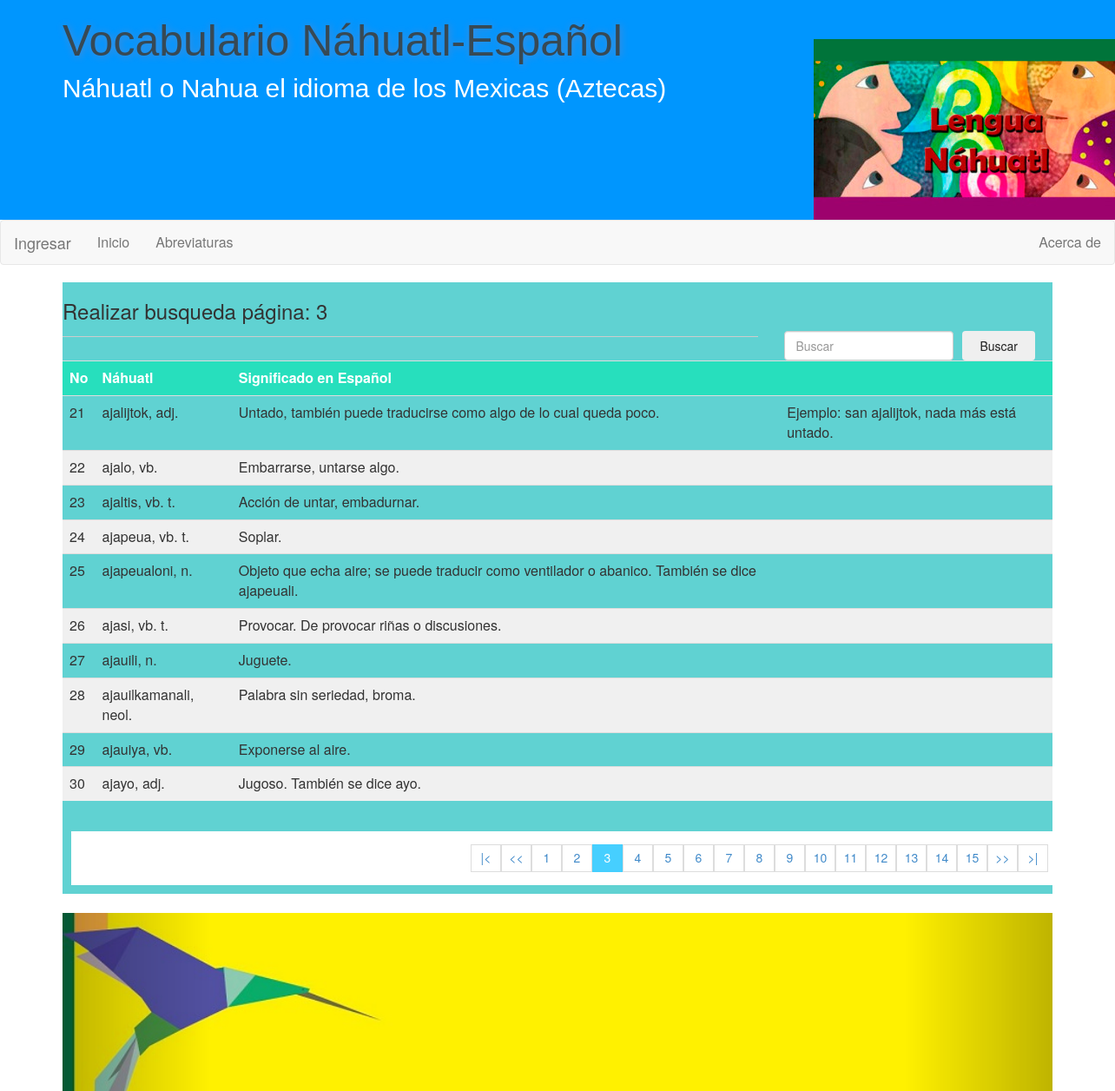
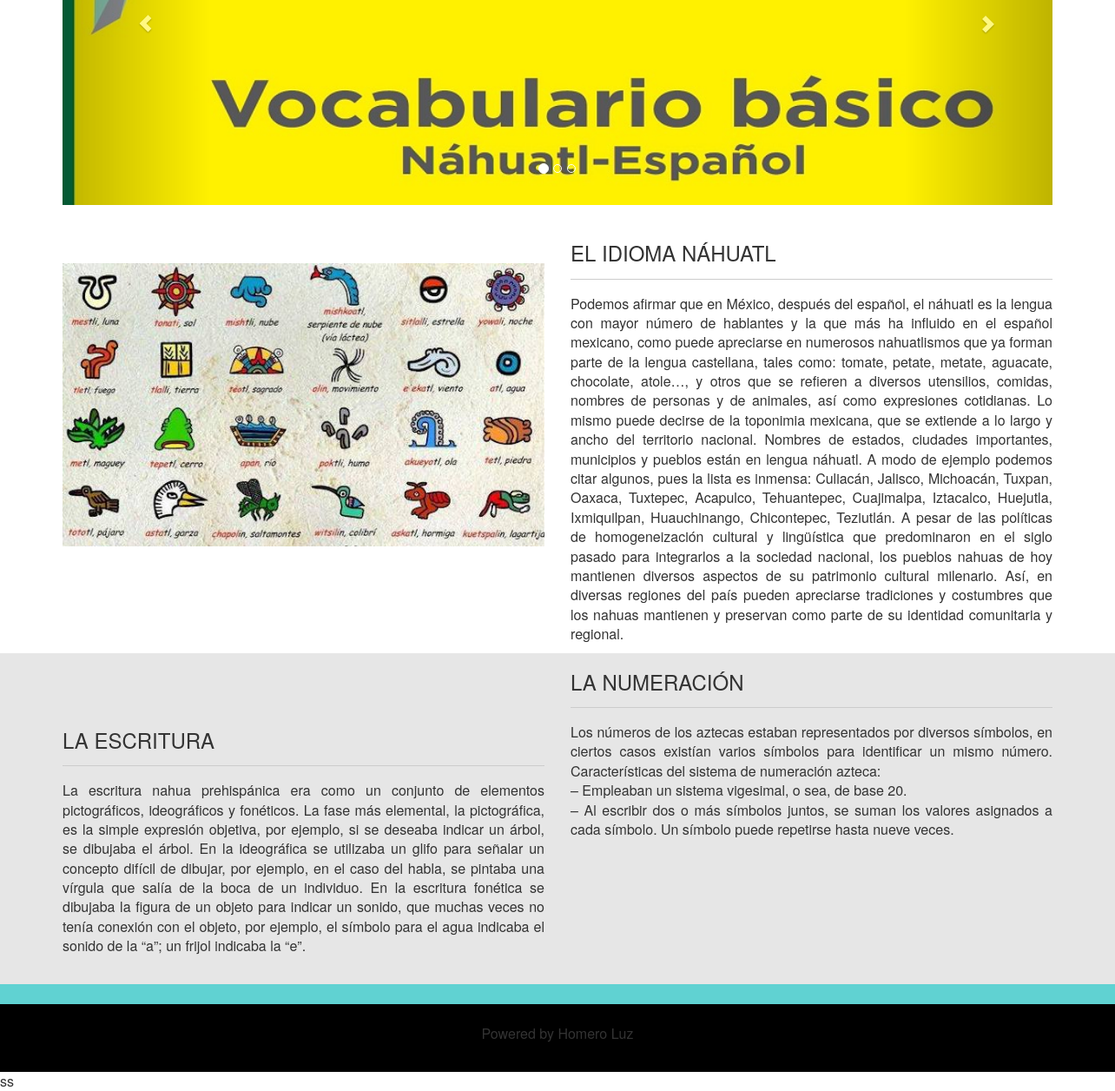
The app's page /index.php?pageNumber=3 with its own data (2 pictures, top to bottom).
### tables this page shows
CREATE TABLE `wordinformation` (
  `idWordInformation` int(10) NOT NULL,
  `vocabularyWord` varchar(100) NOT NULL,
  `wordAbbreviation` varchar(50) DEFAULT NULL,
  `meaningSpanish` blob DEFAULT NULL,
  `usageExample` blob DEFAULT NULL,
  `registrationDate` timestamp NOT NULL DEFAULT current_timestamp() ON UPDATE current_timestamp()
);

### index.php (the view, shortened to what this page needs)
<?php
    include('config/config.php');
?>
<!DOCTYPE html>
<html class="no-js">
    <head>
        <link rel="stylesheet" href="css/bootstrap.css">
        <link rel="stylesheet" href="css/main.css">
    </head>
    <body>
        <header>
            <div class="container">
                <div class="row">
                    <div class="col-xs-12 col-sm-6 col-md-8 col-lg-8">
                        <h1 class="textoH1 tamtex1">Vocabulario Náhuatl-Español</h1>
                        <h5 class="texto tamtex2">Náhuatl o Nahua el idioma de los Mexicas (Aztecas)</h5>
                    </div>
                    <div class="hidden-xs col-sm-6 col-md-4 col-lg-4 centrar">
                        <a href="#"><img src="img/port3.jpg" alt=""></a>
                    </div>
                </div>
            </div>
        </header>
        <?php
            if(isset($_SESSION['loggedin']) && $_SESSION['loggedin'] == true){
        ?>
            <nav class="navbar navbar-default">
                <div class="navbar-header">
                    <button type="button" class="navbar-toggle" data-toggle="collapse" data-target=".navbar-ex1-collapse">
                        <span class="sr-only">Cambiar Navegacion</span>
                        <span class="icon-bar"></span>
                        <span class="icon-bar"></span>
                        <span class="icon-bar"></span>
                    </button>
                </div>
                <div class="collapse navbar-collapse navbar-ex1-collapse">
                    <?php
                        if($_SESSION['type'] == 0){
                    ?>
                        <ul class="nav navbar-nav">
                            <li><a href="index.php">Inicio</a></li>
                            <li><a href="views/abbreviations.php">Abreviaturas</a></li>
                            <li><a href="views/wordInformationRegister.php">Registrar nueva palabra</a></li>
                        </ul>
                        <ul class="nav navbar-nav navbar-right">
                            <li><a href="controller/logout.php">Cerrar sesión</a></li>
                        </ul>
                    <?php
                        } else if($_SESSION['type'] == 1){
                    ?>
                        <ul class="nav navbar-nav">
                        </ul>
                        <ul class="nav navbar-nav navbar-right">
                            <li><a href="controller/logout.php">Cerrar sesión</a></li>
                        </ul>
                    <?php
                        }
                    ?>
                </div>
            </nav>
        <?php
            } else {
        ?>
            <nav class="navbar navbar-default">
                <div class="navbar-header">
                    <a href="views/login.php" class="navbar-brand">Ingresar</a>
                </div>
                <div class="collapse navbar-collapse navbar-ex1-collapse">
                    <ul class="nav navbar-nav">
                        <li><a href="index.php">Inicio</a></li>
                        <li><a href="views/abbreviations.php">Abreviaturas</a></li>
                    </ul>
                    <ul class="nav navbar-nav navbar-right">
                        <li><a href="#">Acerca de</a></li>
                    </ul>
                </div>
            </nav>
        <?php
            }
        ?>
        <div class="container">
            <section class="color2">
                <div class="row">
                    <div class="col-xs-12 col-sm-12 col-md-12 col-lg-12">
                        <?php
                            $sqlIndexPaginator = "SELECT Count(*) as total_index FROM wordinformation";
                            $countPaginator = $conexion->query($sqlIndexPaginator);
                            $resultPaginator = mysqli_fetch_array($countPaginator);
                            $totalRegister = $resultPaginator['total_index'];
                            $itemsPerPage = 10;
                            if (empty($_GET['pageNumber'])) {
                                $pageNumber = 1;
                            } else{
                                $pageNumber = $_GET['pageNumber'];
                            }
                            $since = ($pageNumber - 1) * $itemsPerPage;
                            $totalPages = ceil($totalRegister / $itemsPerPage);
                            $wordInformationList = "SELECT idWordInformation, vocabularyWord, wordAbbreviation, meaningSpanish, usageExample, registrationDate FROM wordinformation
                                ORDER BY vocabularyWord ASC
                                LIMIT $since, $itemsPerPage";
                            $result = $conexion->query($wordInformationList);
                        ?>
                        <h3>Realizar busqueda página: <?php echo $pageNumber; ?></h3>
                        <form action="controller/c_searchWord.php" method="get" class="form_search">
                            <input type="text" name="searchFilter" id="searchFilter" placeholder="Buscar" class="form-control">
                            <input type="submit" value="Buscar" class="btn btn_primary btn_search"
                            >
                        </form>
                        <hr>
                        <div class="table-responsive">
                            <table class="table">
                                <tr>
                                    <th>No</th>
                                    <th>Náhuatl</th>
                                    <th>Significado en Español</th>
                                    <th></th>
                                </tr>
                                <?php
                                    $count = $result->num_rows;
                                    if($count > 0){
                                        $i = ($pageNumber * $itemsPerPage + 1) - ($itemsPerPage);
                                        while ($row = $result->fetch_array()) {
                                        ?>
                                            <tr>
                                                <td><?php echo $i ?></td>
                                                <td><?php echo $row['vocabularyWord']?>, <?php echo $row['wordAbbreviation']?></td>
                                                <td><?php echo $row['meaningSpanish']?></td>
                                                <td><?php echo $row['usageExample']?></td>
                                            </tr>
                                        <?php
                                        $i++;
                                        }
                                    }
                                ?>
                            </table>
                        </div>
                        <div class="paginator">
                            <ul class="col-md-12 col-sm-6 col-xs-12">
                                <?php
                                    if ($pageNumber != 1) {
                                ?>
                                <li><a href="index.php?pageNumber=1">|<</a></li>
                                <li><a href="index.php?pageNumber=<?php echo $pageNumber - 1; ?>"><<</a></li>
                                <?php
                                    }
                                    for ($i=1; $i <= $totalPages; $i++) {
                                        if ($i == $pageNumber) {
                                            echo '<li class="pageSelected">'.$i.'</li>';
                                        } else{
                                            echo '<li><a href="index.php?pageNumber='.$i.'">'.$i.'</a></li>';
                                        }
                                    }
                                    if ($pageNumber != $totalPages) {
                                ?>
                                <li><a href="index.php?pageNumber=<?php echo $pageNumber + 1;?>">>></a></li>
                                <li><a href="index.php?pageNumber=<?php echo $totalPages; ?>">>|</a></li>
                                <?php } ?>
                            </ul>
                        </div>
                    </div>
                </div>
            </section><br/>
            <section id="miSlide" class="carousel slide">
                <ol class="carousel-indicators">
                    <li data-target="#miSlide" data-slide-to="0" class="active"></li>
                    <li data-target="#miSlide" data-slide-to="1"></li>
                    <li data-target="#miSlide" data-slide-to="2"></li>
                </ol>
                <div class="carousel-inner">
                    <div class="item active">
                        <img src="img/banner1.jpg" class="adaptar">
                    </div>
                </div>
                <a href="#miSlide" class="left carousel-control" data-slide="prev"><span class="glyphicon glyphicon-chevron-left"></span></a>
                <a href="#miSlide" class="right carousel-control" data-slide="next"><span class="glyphicon glyphicon-chevron-right"></span></a>
            </section><br>
            <section>
                <div class="row">
                    <div class="hidden-xs col-sm-6 col-md-6 col-lg-6">
                        <br><br><img src="img/centerImg.jpg" class="img-responsive">
                    </div>
                    <div class="col-xs-12 col-sm-6 col-md-6 col-lg-6">
                        <h3>EL IDIOMA NÁHUATL</h3><hr>
                        <p align="justify">Podemos afirmar que en México, después del español, el náhuatl es la lengua con mayor número de hablantes y la que más ha influido en el español mexicano, como puede apreciarse en numerosos nahuatlismos que ya forman parte de la lengua castellana, tales como: tomate, petate, metate, aguacate, chocolate, atole…, y otros que se refieren a diversos utensilios, comidas, nombres de personas y de animales, así como expresiones cotidianas.
                        Lo mismo puede decirse de la toponimia mexicana, que se extiende a lo largo y ancho del territorio nacional. Nombres de estados, ciudades importantes, municipios y pueblos están en lengua náhuatl. A modo de ejemplo podemos citar algunos, pues la lista es inmensa: Culiacán, Jalisco, Michoacán, Tuxpan, Oaxaca, Tuxtepec, Acapulco, Tehuantepec, Cuajimalpa, Iztacalco, Huejutla, Ixmiquilpan, Huauchinango, Chicontepec, Teziutlán.
                        A pesar de las políticas de homogeneización cultural y lingüística que predominaron en el siglo pasado para integrarlos a la sociedad nacional, los pueblos nahuas de hoy mantienen diversos aspectos de su patrimonio cultural milenario. Así, en diversas regiones del país pueden apreciarse tradiciones y costumbres que los nahuas mantienen y preservan como parte de su identidad comunitaria y regional.<br></p>
                    </div>
                </div>
            </section>
        </div>
        <section class="color1">
            <div class="container">
                <div class="row">
                    <div class="col-xs-12 col-sm-12 col-md-6 col-lg-6"><br><br><br>
                        <h3>LA ESCRITURA</h3><hr>
                        <p align="justify">La escritura nahua prehispánica era como un conjunto de elementos pictográficos, ideográficos y fonéticos. La fase más elemental, la pictográfica, es la simple expresión objetiva, por ejemplo, si se deseaba indicar un árbol, se dibujaba el árbol. En la ideográfica se utilizaba un glifo para señalar un concepto difícil de dibujar, por ejemplo, en el caso del habla, se pintaba una vírgula que salía de la boca de un individuo. En la escritura fonética se dibujaba la figura de un objeto para indicar un sonido, que muchas veces no tenía conexión con el objeto, por ejemplo, el símbolo para el agua indicaba el sonido de la “a”; un frijol indicaba la “e”.<br></p>
                    </div>
                    <div class="col-xs-12 col-sm-12 col-md-6 col-lg-6">
                         <h3>LA NUMERACIÓN</h3><hr>
                        <p align="justify">Los números de los aztecas estaban representados por diversos símbolos, en ciertos casos existían varios símbolos para identificar un mismo número.
                        Características del sistema de numeración azteca:<br/>
                        – Empleaban un sistema vigesimal, o sea, de base 20.<br/>
                        – Al escribir dos o más símbolos juntos, se suman los valores asignados a cada símbolo. Un símbolo puede repetirse hasta nueve veces.<br></p>
                    </div>
                </div>
            </div><br>
        </section>
        <section class="color2">
            <div class="container">
                <div class="row">
                    <div class="col-xs-6 col-sm-6 col-md-3 col-lg-3">
                    </div>
                </div>
            </div><br>
        </section>
        <footer class="color4">
            <center>
                <div class="container"><br>
                    <p>Powered by Homero Luz</p>
                </div>
            </center>
        </footer>
    </body>
</html>

### css/main.css (style rules this page uses)
html, button, input, select, textarea { color: #222; }
body { font-size: 16px; line-height: 1.4; }
hr { display: block; height: 1px; border: 0; border-top: 1px solid #ccc; margin: 1em 0; padding: 0; }
img { vertical-align: middle; }
header { background-color: #0096fe; }
.texto { color: white; font-family: Arial, Helvetica, sans-serif; }
.tamtex1 { font-size: 50px; }
.tamtex2 { font-size: 30px; }
.centrar { padding-top: 45px; padding-left: 100px; }
.adaptar { width: 100%; }
.color1 { background-color:#e6e6e6 ; }
.color2 { background-color: #60D2D2; }
.color4 { background-color: black; }
.paginator ul { padding: 15px; list-style: none; background: #FFFF; margin-top: 15px; display: -webkit-flex; display: -moz-flex; display: -ms-flex; display: -o-flex; display: flex; justify-content: flex-end; margin-left: 10px }
.paginator a { color: #428BCA; border: 1px solid #ddd; padding: 5px; display: inline-block; font-size: 14px; text-align: center; width: 35px; }
.pageSelected { color: #FFFF; background: #46CFFF; border: 1px solid #46CFFF; padding: 5px; display: inline-block; font-size: 14px; text-align: center; width: 35px; }
.form_search { display: -webkit-flex; display: -moz-flex; display: -ms-flex; display: -o-flex; display: flex; float: right; background: initial; padding: 10px; border-radius: 10px; }
.form_search, .btn_search { background: #1FAAC8 color: #FFFFFF; padding: 0 20px; border: 0; cursor: pointer; margin-left: 10px; }
.textoH1 { font: oblique bold cursive; font-family: Arial; color: #374954; text-shadow: 1px 1px 9px #508AD3; }
table th { text-align: left; padding: 10px; background: #27DFBD; color: white; }
table tr:nth-child(odd) { background: #F0F0F0; }
table td { padding: 10px; }

### records on screen
wordinformation: vocabularyWord "ajalijtok", wordAbbreviation "adj.", meaningSpanish "Untado, también puede traducirse como algo de lo cual queda poco.", usageExample "Ejemplo: san ajalijtok, nada más está untado."
wordinformation: vocabularyWord "ajalo", wordAbbreviation "vb.", meaningSpanish "Embarrarse, untarse algo."
wordinformation: vocabularyWord "ajaltis", wordAbbreviation "vb. t.", meaningSpanish "Acción de untar, embadurnar."
wordinformation: vocabularyWord "ajapeua", wordAbbreviation "vb. t.", meaningSpanish "Soplar."
wordinformation: vocabularyWord "ajapeualoni", wordAbbreviation "n.", meaningSpanish "Objeto que echa aire; se puede traducir como ventilador o abanico. También se dice ajapeuali."
wordinformation: vocabularyWord "ajasi", wordAbbreviation "vb. t.", meaningSpanish "Provocar. De provocar riñas o discusiones."
wordinformation: vocabularyWord "ajauili", wordAbbreviation "n.", meaningSpanish "Juguete."
wordinformation: vocabularyWord "ajauilkamanali", wordAbbreviation "neol.", meaningSpanish "Palabra sin seriedad, broma."
wordinformation: vocabularyWord "ajauiya", wordAbbreviation "vb.", meaningSpanish "Exponerse al aire."
wordinformation: vocabularyWord "ajayo", wordAbbreviation "adj.", meaningSpanish "Jugoso. También se dice ayo."

### other values on screen
$pageNumber "3"
